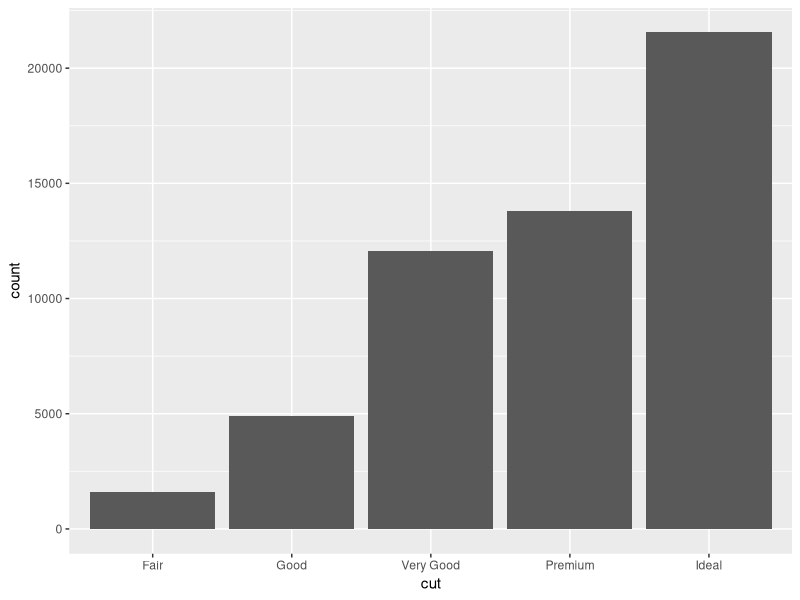
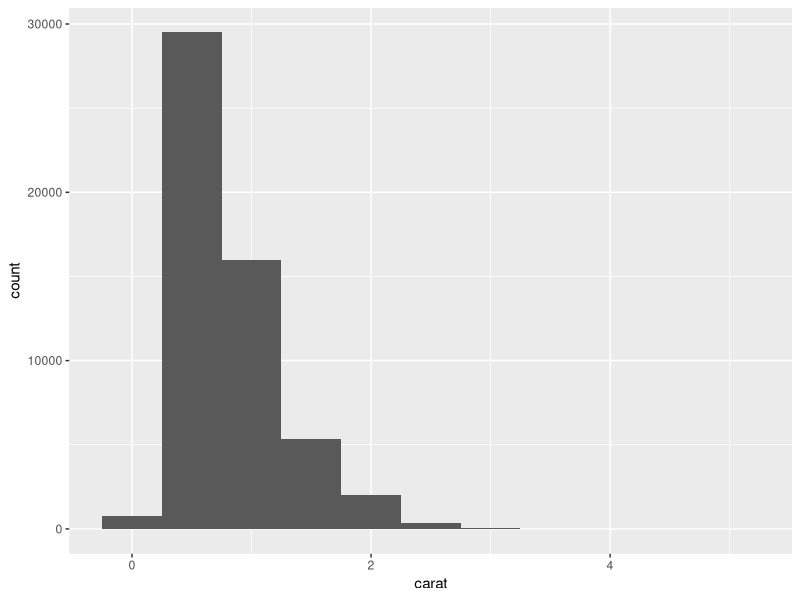
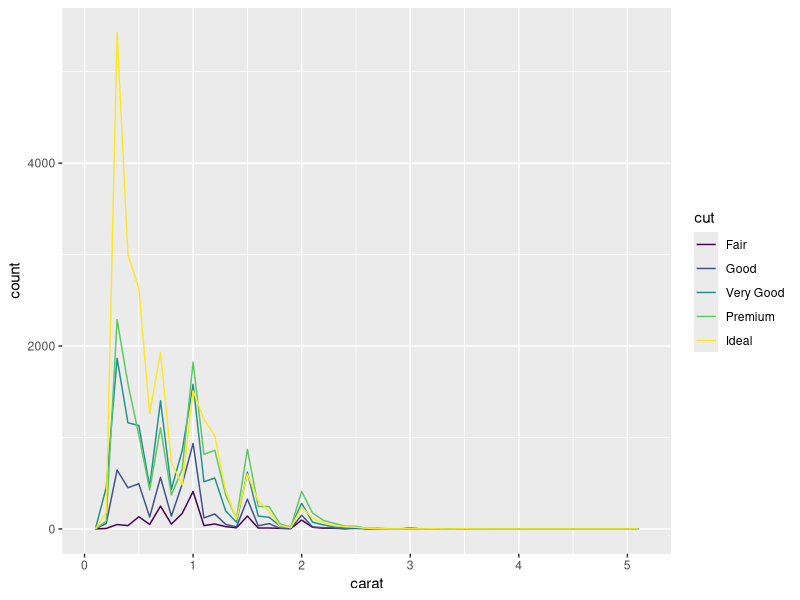
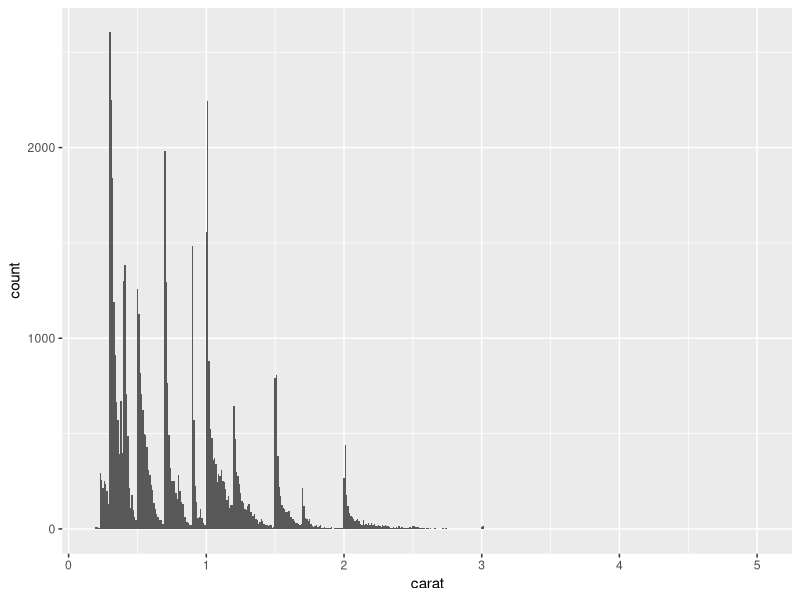
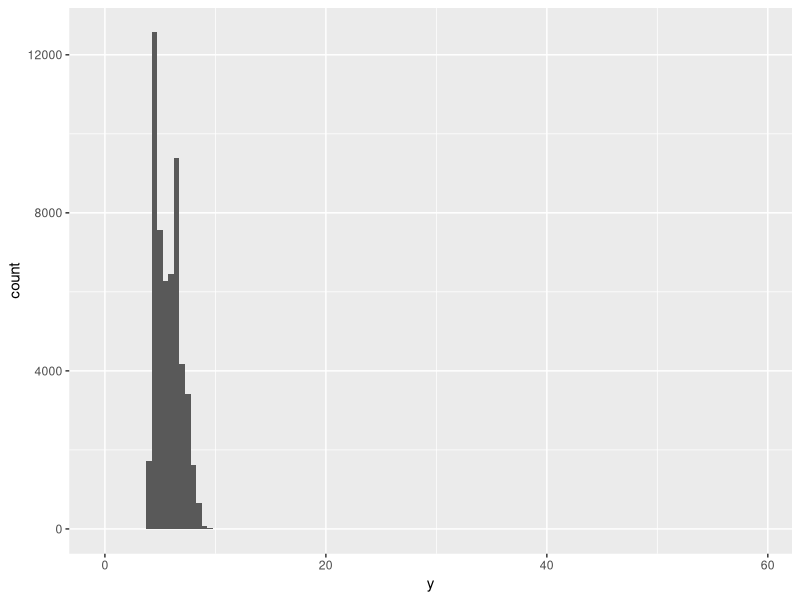
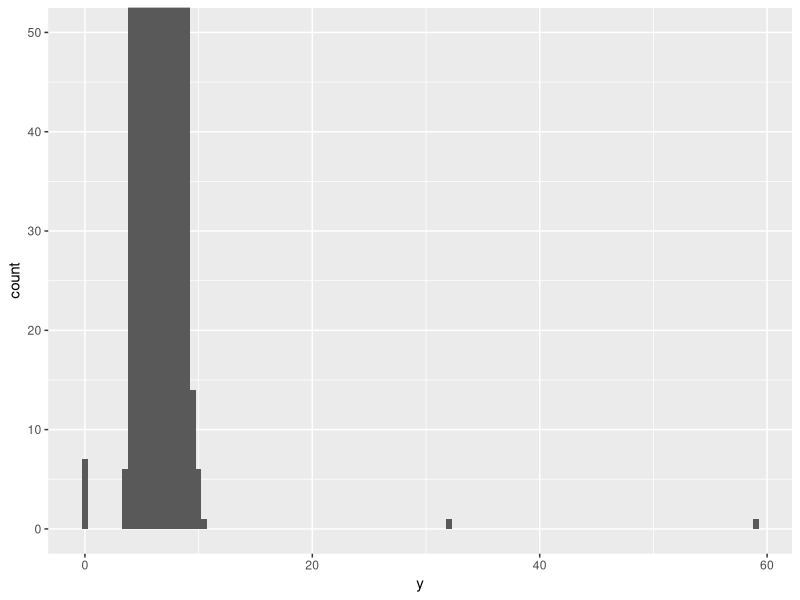
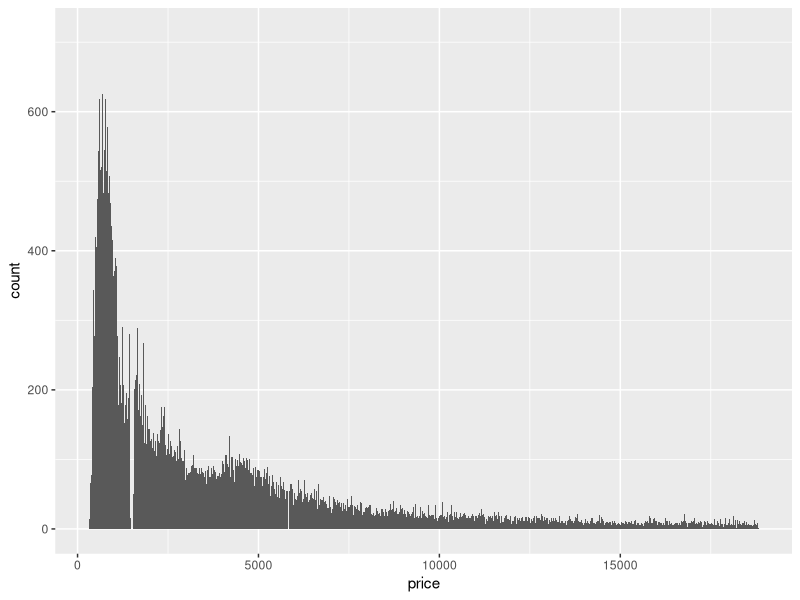

Write the R code that produced these figures, in order.
## ---- chunk 1
knitr::opts_chunk$set(echo = TRUE, out.width=2)  # sure seems like out.width (and also fig.width) don't do what i'd think they'd do
## ---- chunk 2
library(tidyverse)
## ---- chunk 3
ggplot(data = diamonds) + geom_bar(mapping = aes(x = cut))
## ---- chunk 4
diamonds %>% count(cut)
## ---- chunk 5
ggplot(data = diamonds) + geom_histogram(mapping = aes(x = carat), binwidth = 0.5)
## ---- chunk 6
diamonds %>% count(cut_width(carat, 0.5))
## ---- chunk 7
ggplot(data = diamonds, mapping = aes(x = carat, color = cut)) +
  geom_freqpoly(binwidth = 0.1)
## ---- chunk 8
ggplot(data = diamonds, mapping = aes(x = carat)) + 
  geom_histogram(binwidth = 0.01)
## ---- chunk 9
ggplot(diamonds) + geom_histogram(mapping = aes(x = y), binwidth = 0.5)
## ---- chunk 10
ggplot(diamonds) + 
  geom_histogram(mapping = aes(x = y), binwidth = 0.5) +
  coord_cartesian(ylim = c(0,50))
## ---- chunk 11
unusual <- diamonds %>%
  filter(y < 3 | y > 20) %>%
  arrange(y)
unusual
## ---- chunk 12
ggplot(data = diamonds, mapping = aes(x = price)) +
  geom_histogram(binwidth = 20)
